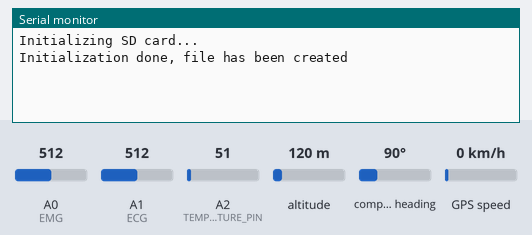
Recording of a sketch running on a simulated Arduino Uno, built for the host (arithmetic inside an expression is 32-bit, double 64-bit). Parts: the last lines printed to the serial monitor. Inputs (shaded band) come from the test bench; at power-on: altitude 120 m, A2 (TEMPERATURE_PIN) = 51, compass heading 90°, GPS speed 0 km/h, A0 (EMG) = 512, A1 (ECG) = 512. Storage starts empty; the GPS gets a fix after 3 s at 37.7749, -122.4194 with 8 satellites.

Above: at 1.2 s.
1.3 s: altitude set to 20 m
At 5.9 s:
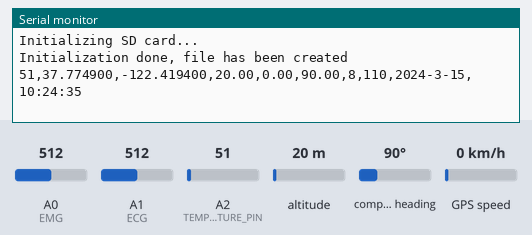
11.6 s: A2 (TEMPERATURE_PIN) set to 61
At 12.4 s:
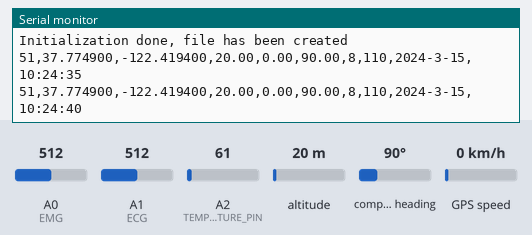
13.1 s: compass heading set to 7°
14.6 s: GPS speed set to 2 km/h
At 15.9 s:
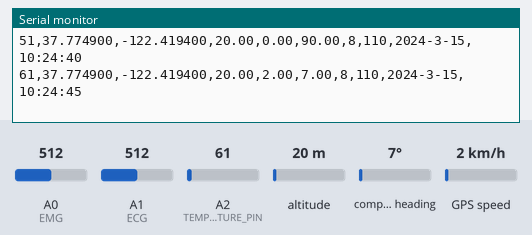

Measured:
- after the input at 1.3 s, the serial monitor: prints a new line after 3.8 s (image 1)
- after the input at 14.6 s, the serial monitor: prints a new line after 0.65 s (image 3)

The sketch:

Activity-Monitoring.ino
```cpp
#include <SPI.h>

#include <TinyGPS++.h>

#include "SD.h"

/************************************************************
           Variables and objects declaration
************************************************************/

#define FILENAME "GPS_data.txt"

/************************ Pins ********************************/
constexpr unsigned int RX_PIN = 8;
constexpr unsigned int TX_PIN = 9;
constexpr unsigned int CS_SD = 10;
constexpr unsigned int EMG = A0;
constexpr unsigned int ECG = A1;
constexpr unsigned int TEMPERATURE_PIN = A2;

/****************** GPS parameters ***************************/
float latitude, longitude, altitude;
unsigned long gpsLoggingInterval = 5000; //ms
String day, month, year, hour, minute,
second,speed, sats, course, hdop;

/****************** Reads Params ****************************/
int bufferArraySize = 10; //units
int delayPeriod = 3; //ms
unsigned long previousTime = 0; //ms
unsigned long currentTime = 0; //ms

/******************** Objects *******************************/
File myFile;
TinyGPSPlus gps;

/************************************************************
                      Setup functions
************************************************************/
int init_SD() {
  if (!SD.begin(CS_SD)) {
    Serial.println("Could not begin SD");
    return 0;
  } else {
    myFile = SD.open(FILENAME, FILE_WRITE);
    if (myFile) {
      myFile.println("EMG, ECG, T, Lat, Long, Alt[m], Speed[km/k], Course, Sats, hdop, Date, Time\r");
      myFile.close();
      return 1;
    } else {
      Serial.println("Error opening GPS_data.txt");
      return 0;
    }
  }
}

void setup() {
  Serial.begin(9600);
  while (!Serial) delay(10000);
  while (true) {
    if (millis() > 5000 && gps.charsProcessed() < 10) {
      Serial.println("GPS not detected, waiting 10 sec...");
      delay(10000);
    } else {
      break;
    }
  }

  while (true) {
    Serial.println("Initializing SD card...");
    if (init_SD() == 0) {
      Serial.println("Initialization failed!");
      delay(10000);
    } else {
      Serial.println("Initialization done, file has been created");
      break;

    }
  }
}

/************************************************************
                     Obtain GPS data
************************************************************/
void refresh_date_and_time() {
  if (gps.date.isValid()) {
    month = gps.date.month();
    day = gps.date.day();
    year = gps.date.year();
  }
  if (gps.time.isValid()) {
    if (gps.time.hour() < 10)
    ;
    hour = gps.time.hour();
    if (gps.time.minute() < 10)
    ;
    minute = gps.time.minute();
    if (gps.time.second() < 10)
    ;
    second = gps.time.second();
  }
}

void log_full_data() {
  myFile = SD.open(FILENAME, FILE_WRITE);
  String body_data = String(analogRead(EMG)) + ',' + String(analogRead(ECG)) + ',';
  if (myFile) {
    myFile.print("\r\n");
    myFile.print(body_data);
    refresh_date_and_time();
    String temp_and_gps_data = String(analogRead(TEMPERATURE_PIN)) + ',' + String(gps.location.lat(), 6) +
      ',' + String(gps.location.lng(), 6) + ',' + String(gps.altitude.meters()) + ',' + String(gps.speed.kmph()) + ',' + String(gps.course.deg()) +
      ',' + String(gps.satellites.value()) + ',' + String(gps.hdop.value()) + ',' + String(year) + '-' + String(month) + '-' + String(day) +
      ',' + String(hour) + ':' + String(minute) + ':' + String(second);
    myFile.print(temp_and_gps_data);
    Serial.println(temp_and_gps_data);
  }
  myFile.close();
}

void log_body_data() {
    int emg_arr[bufferArraySize];
    int ecg_arr[bufferArraySize];
    for (unsigned int i = 0; i < bufferArraySize; i++) {
        emg_arr[i] = analogRead(EMG);
        ecg_arr[i] = analogRead(ECG);
        delay(delayPeriod);
    }
    myFile = SD.open(FILENAME, FILE_WRITE);
    if (myFile) {
        for (unsigned int i = 0; i < bufferArraySize; i++) {
            myFile.print("\n");
            myFile.print(ecg_arr[i]);
            myFile.print(',');
            myFile.print(emg_arr[i]);
        }
    }
    myFile.close();
}

void wait_till_serial_available() {
  while (!Serial.available()) {
  }
  gps.encode(Serial.read());
  log_full_data();
}

/************************************************************
                           Loop
************************************************************/

void loop()
{
  currentTime = millis();

  if (currentTime - previousTime >= gpsLoggingInterval)
  {
    if ((Serial.available()) > 0)
    {
      if ((gps.encode(Serial.read())))
      {
        log_full_data();
        previousTime = millis();
      }
    }
    else
    {
      wait_till_serial_available();
      previousTime = millis();
    }
  }
  else
  {
    log_body_data();
  }
}
```
